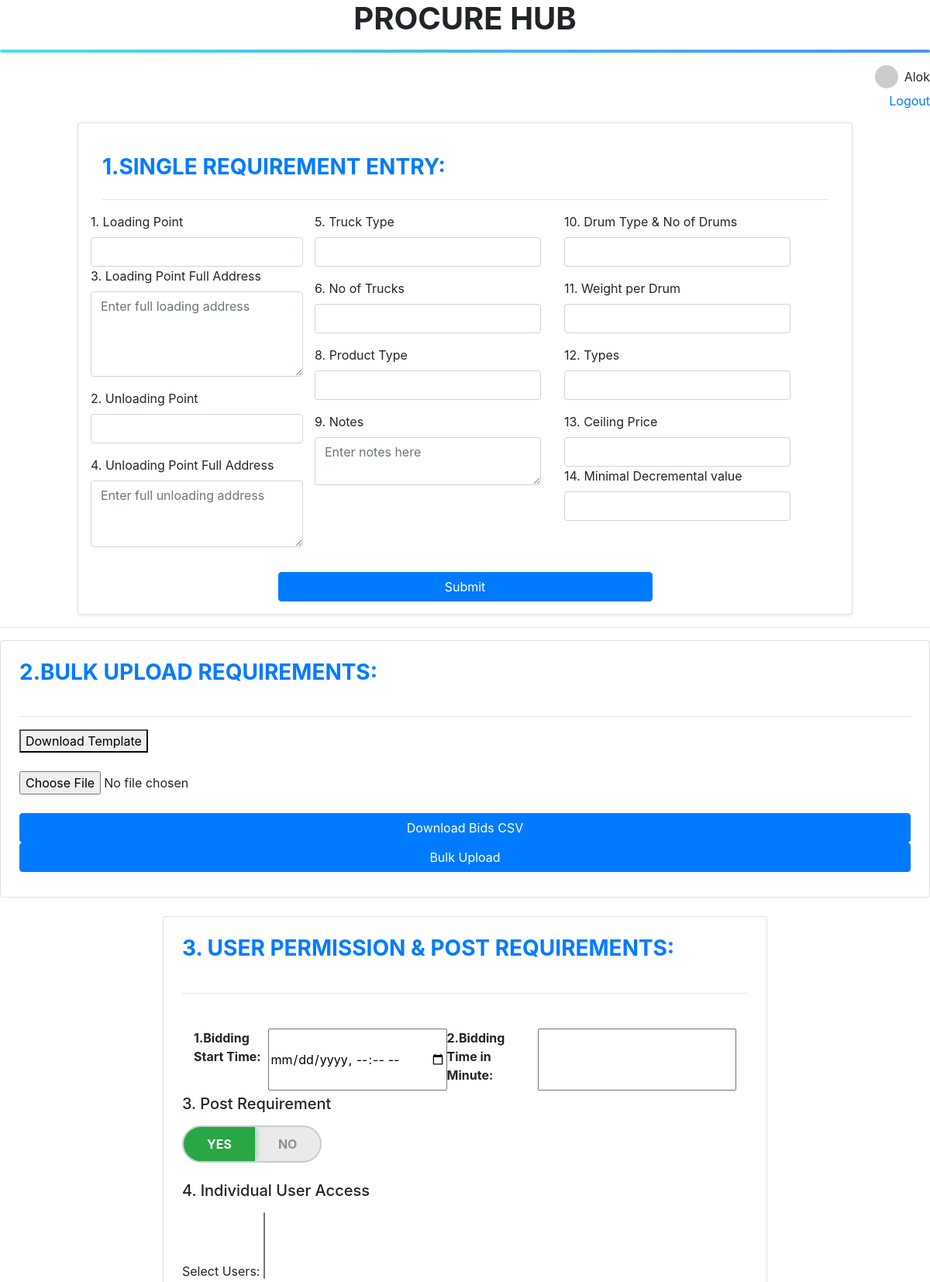
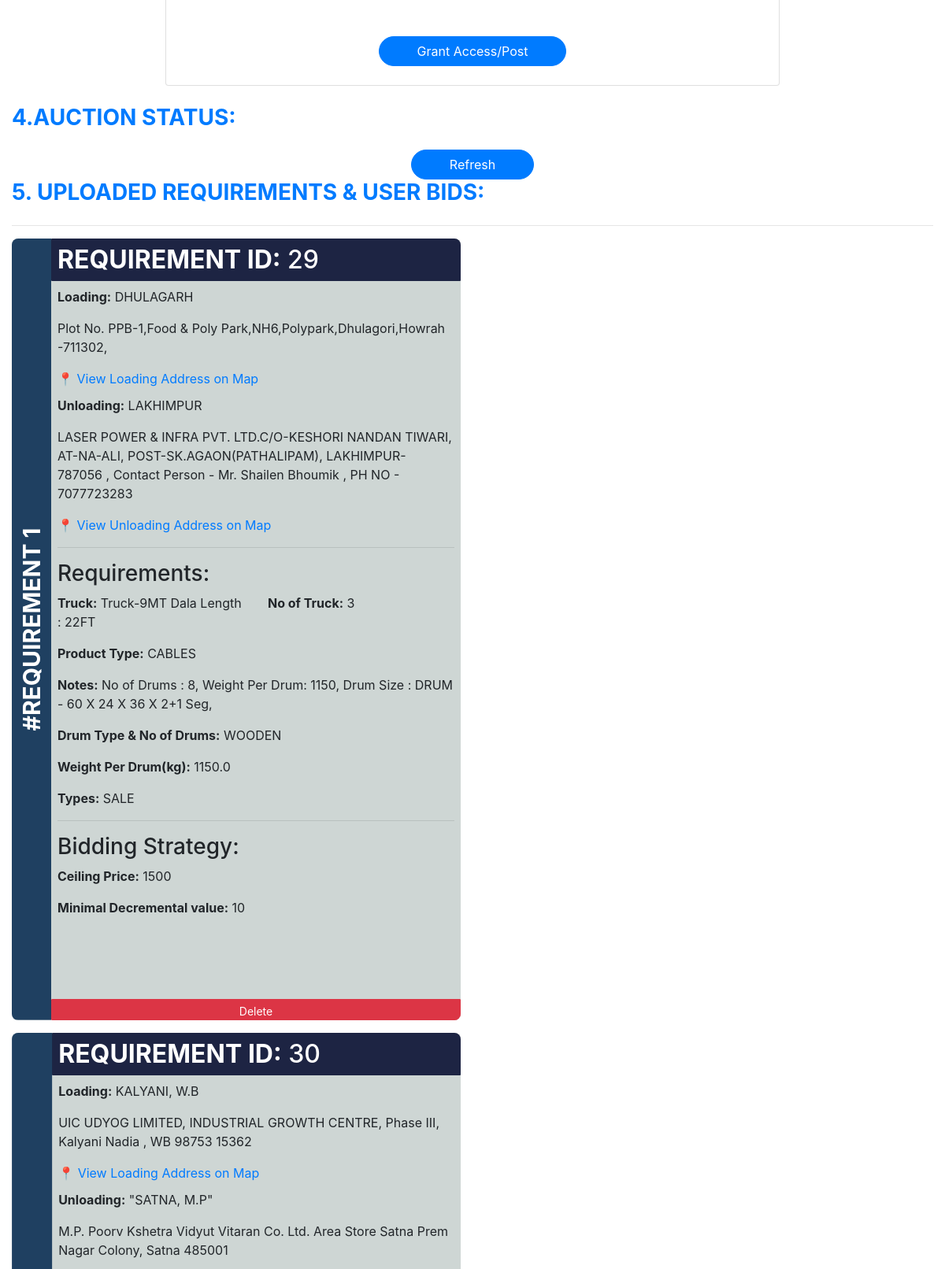
The app's page / (signed in, upper part) with its own data (2 pictures, top to bottom).
### myapp/models.py (models this page shows, shortened)
class Requirements(models.Model):
    loading_point=models.CharField(max_length=100,null=True,blank=True)
    unloading_point=models.CharField(max_length=100,null=True,blank=True)
    loading_point_full_address=models.TextField(null=True,blank=True)
    unloading_point_full_address=models.TextField(null=True,blank=True)
    product = models.CharField(max_length=100,null=True,blank=True)
    truck_type=models.CharField(max_length=100,null=True,blank=True)
    no_of_trucks=models.IntegerField(null=True,blank=True)
    notes=models.TextField(null=True,blank=True)
    drum_type_no_of_drums=models.CharField(max_length=100,null=True,blank=True)
    weight_per_drum=models.FloatField(null=True,blank=True)
    types=models.CharField(max_length=100,null=True,blank=True)
    cel_price = models.IntegerField(null=True, blank=True)
    min_dec_val = models.IntegerField(null=True, blank=True)

### myapp/views.py (the view)
# urls.py: path('', views.index, name='index'),             # Dashboard or redirect to login
def index(request):
    if request.user.is_authenticated:
        if request.user.is_superuser:
            requirements = Requirements.objects.all()
            return render(request, "myapp/admin_dashboard.html", {"requirements": requirements})
        elif request.user.is_staff:
            return render(request, "myapp/staff_dashboard.html")
        else:
            return render(request, 'myapp/index.html')
    return redirect('login')  # Otherwise show login

### myapp/templates/myapp/admin_dashboard.html (shortened to what this page needs)
<!DOCTYPE html>
<html lang="en">
<head>
<link rel="stylesheet" href="https://cdn.jsdelivr.net/npm/bootstrap@4.6.2/dist/css/bootstrap.min.css">
<link rel="stylesheet" href="https://cdn.jsdelivr.net/npm/bootstrap-select@1.13.18/dist/css/bootstrap-select.min.css">
</head>
<body>
<h1 style="text-align:center"><strong>PROCURE HUB</strong></h1>
<hr class="gradient-hr">
<div class="d-flex justify-content-end align-items-center mb-1">
    <img src="https://ui-avatars.com/api/?name={{ user.username }}&background=random&color=fff"
         alt="{{ user.username }}"
         class="rounded-circle"
         width="30" height="30">
    <p class="ml-2 mb-0">{{ user.username }}</p>
</div>
<div class="d-flex justify-content-end mb-3">
    <a href="{% url 'logout' %}" >Logout</a>
</div>
<link href="https://cdn.jsdelivr.net/npm/bootstrap@4.6.2/dist/css/bootstrap.min.css" rel="stylesheet">
<form  class="col-10 mx-auto card p-3 shadow-sm" id="requisition-update" method="POST" action="{% url 'requirements' %}">
    <div class="container-fluid mt-4">
         <h3 class="mb-4 text-primary font-weight-bold">1.SINGLE REQUIREMENT ENTRY:</h3>
                <hr>
        <div class="row">
                <div  class="form-group">
                    <div class="form-group">
                    <label for="loading_point">1. Loading Point</label>
                    <input type="text" class="form-control" name="loading_point" id="loading_point" required>
                         <label for="loading_point_full_address">3. Loading Point Full Address</label>
                    <textarea class="form-control" name="loading_point_full_address" id="loading_point_full_address" rows="4" placeholder="Enter full loading address" required></textarea>
                </div>
                            <div class="form-group">
                                <label for="unloading_point">2. Unloading Point</label>
                                <input type="text" class="form-control" name="unloading_point" id="unloading_point" required>
                            </div>
                <div class="form-group">
                    <label for="unloading_point_full_address">4. Unloading Point Full Address</label>
                    <textarea class="form-control" name="unloading_point_full_address" id="unloading_point_full_address" rows="3.5" placeholder="Enter full unloading address" required></textarea>
                </div>
            </div>
            <div class="col-md-4 mb-4">
                <div class="form-group">
                    <label for="truck_type">5. Truck Type</label>
                    <input type="text" class="form-control" name="truck_type" required>
                </div>
                <div class="form-group">
                    <label for="no_of_trucks">6. No of Trucks</label>
                    <input type="number" class="form-control" name="no_of_trucks" required>
                </div>
                <div class="form-group">
                    <label for="product">8. Product Type</label>
                    <input type="text" class="form-control" name="product" required>
                </div>
                 <div class="form-group">
                    <label for="notes">9. Notes</label>
                    <textarea class="form-control" name="notes" id="notes" rows="2" placeholder="Enter notes here"></textarea>
                </div>
            </div>
            <div class="col-md-4 mb-4">
                <div class="form-group">
                    <label for="drum_type_no_of_drums">10. Drum Type & No of Drums</label>
                    <input type="text" class="form-control" name="drum_type_no_of_drums" required>
                </div>
                <div class="form-group">
                    <label for="weight_per_drum">11. Weight per Drum</label>
                    <input type="text" class="form-control" name="weight_per_drum">
                </div>
                <div class="form-group">
                    <label for="types">12. Types</label>
                    <input type="text" class="form-control" name="types">
                </div>
                <div class="form-group mb-0">
                    <label for="cel_price">13. Ceiling Price</label>
                    <input type="number" class="form-control" name="cel_price">
                </div>
                 <div class="form-group mb-0">
                    <label for="min_dec_val">14. Minimal Decremental value </label>
                    <input type="number" class="form-control" name="min_dec_val">
                </div>
            </div>
        </div>
    </div>
     <div class="d-flex justify-content-center">
    <button style="width: 50%;" id="requisition-btn" type="submit" class="btn btn-primary px-5">Submit</button>
</div>
</form>
<hr>
<div class=" card p-4 mt-2 mx-auto border-1">
<h3 class="mb-4 text-primary font-weight-bold">2.BULK UPLOAD REQUIREMENTS:</h3>
    <hr>
    <a href="{% url 'download_template' %}">
        <button type="button">Download Template</button>
    </a>
<input type="file" id="bulk-file" accept=".csv, .xlsx">
<a href="{% url 'download_requirements' %}" class="btn btn-primary">
    Download Bids CSV
</a>
<button id="bulk-upload-btn" class="btn btn-primary w-100 mb-2">Bulk Upload</button>
</div>
<div class="container-fluid mt-4 mb-4">
    <form class=" col-8 card p-4 mx-auto border-2  .bg-primary.bg-gradient" method="POST" action="{% url 'admin_dashboard' %}">
        <h3 class="mb-4 text-primary font-weight-bold">3. USER PERMISSION & POST REQUIREMENTS:</h3>
        <hr>
        <div class="container mt-4">
         <label for="start_time"><strong>1.Bidding Start Time:</strong> </label>
       <input type="datetime-local" name="start_time" id="start_time" required>
          <label for="minute"> <strong> 2.Bidding Time in Minute:</strong> </label>
       <input type="number" name="minute" id="minute" required>
        </div>
       <h5 class="mb-3">3. Post Requirement</h5>
        <div class="access-toggle mb-4">
            <button type="button" class="toggle-btn yes active" data-value="yes">YES</button>
            <button type="button" class="toggle-btn no" data-value="no">NO</button>
        </div>
        <h5 class="mb-3">4. Individual User Access</h5>
        <div class="form-group">
            <label for="user">Select Users:</label>
            <select id="userDropdown" name="user" multiple class="selectpicker"
                    data-live-search="true" data-actions-box="true">
            </select>
        </div>
        <div class="d-flex justify-content-center mt-4">
            <button class="btn btn-primary px-5" type="submit" style="border-radius: 30px;">
                Grant Access/Post
            </button>
        </div>
    </form>
</div>
<link href="https://cdn.jsdelivr.net/npm/bootstrap@4.6.2/dist/css/bootstrap.min.css" rel="stylesheet">
<div class="container-fluid mt-1">
 <h3 class="mb-4 text-primary font-weight-bold">4.AUCTION STATUS:</h3>
<div id="refresh-container" style="text-align:center;">
     <div class="d-flex justify-content-center mt-4">
            <button onclick="window.location.reload();" class="btn btn-primary px-5"  style="border-radius: 30px;">
               Refresh
            </button>
        </div>
</div>
        <h3 class="mb-4 text-primary font-weight-bold">5. UPLOADED REQUIREMENTS & USER BIDS:</h3>
    <hr>
    {% for requirement in requirements %}
    <div class="row mb-3 align-items-stretch">
        <div class="col-md-6">
            <div class="requirement-card h-100"
                 style="display: flex; background-color: #CED6D4; border-radius: 8px; overflow: hidden;">
                <div class="vertical-label">
                    <span>#REQUIREMENT {{ forloop.counter }}</span>
                </div>
                <div class="p-0 d-flex flex-column" style="flex: 1 1 auto; padding-bottom: 0; padding-top: 0;">
                <div style="background-color: #1d2443; color: white; border-radius: 1px; margin-top: 0; padding: 0.5rem;">
                    <h2 style="margin: 0;"><strong>REQUIREMENT ID:</strong> {{ requirement.id }}</h2>
                </div>
                    <div class="p-2">
                                <p style="background-color: {% if not requirement.loading_point %}#EFADF0{% else %}transparent{% endif %};">
                                    <strong>Loading:</strong> {{ requirement.loading_point }}
                                </p>
                                 <p><strong></strong> {{ requirement.loading_point_full_address }}</p>
                                <a href="https://www.google.com/maps/search/?api=1&query={{ requirement.loading_point_full_address|urlencode }}" target="_blank">
                                    📍 View Loading Address on Map
                                </a>
                                <p style="background-color: {% if not requirement.unloading_point %}#EFADF0{% else %}transparent{% endif %};
                                      padding-top: 10px;">
                                      <strong>Unloading:</strong> {{ requirement.unloading_point }}
                                </p>
            <p><strong></strong> {{ requirement.unloading_point_full_address }}</p>
                <a href="https://www.google.com/maps/search/?api=1&query={{ requirement.unloading_point_full_address|urlencode }}" target="_blank">
                    📍 View Unloading Address on Map
                </a>
                        <hr>
                        <h3> Requirements:</h3>
                        <div class="row">
                            <div class="col md-8">
                                <p style="background-color: {% if not requirement.truck_type %}#EFADF0{% else %}transparent{% endif %};">
                                    <strong>Truck:</strong> {{ requirement.truck_type }}
                                </p>
                            </div>
                                <div class="col md-4">
                                    <p style="background-color: {% if not requirement.no_of_trucks %}#EFADF0{% else %}transparent{% endif %};">
                                        <strong>No of Truck:</strong> {{ requirement.no_of_trucks }}
                                    </p>
                                </div>
                        </div>
            <p><strong>Product Type:</strong> {{ requirement.product }}</p>
             <p style="background-color: {% if not requirement.notes %}#EFADF0{% else %}transparent{% endif %};">
                <strong>Notes:</strong> {{ requirement.notes }}
            </p>
            <p><strong>Drum Type & No of Drums:</strong> {{ requirement.drum_type_no_of_drums }}</p>
            <p><strong>Weight Per Drum(kg):</strong> {{ requirement.weight_per_drum }}</p>
            <p><strong>Types:</strong> {{ requirement.types }}</p>
                      <hr>
            <h3> Bidding Strategy:</h3>
            <p><strong>Ceiling Price:</strong> {{ requirement.cel_price }}</p>
            <p><strong>Minimal Decremental value:</strong> {{ requirement.min_dec_val }}</p>
                        </div>
                    <button style="width: 100%; margin-top: auto; border-radius: 1px; margin-bottom: 0; padding-bottom: 0;"
        onclick="delReq({{ requirement.id }})"
        class="btn btn-sm btn-danger">Delete</button>
                </div>
            </div>
          <button
    id="delAllReq"
    onclick="delReq('delAll')"
    class="btn btn-danger btn-lg"
    style="width: 100%; margin-top: 1rem;">
        </button>
        </div>
        <div class="col-md-6">
        </div>
    </div>
    {% endfor %}
</div>
</body>
</html>

### myapp/templates/myapp/admin_dashboard.html (style rules this page uses)
body { font-family: Arial, sans-serif; }
.container { display: flex; justify-content: space-between; padding: 5px; }
p { margin: 5px 0; }
.requirement-card { display: flex; align-items: stretch; border-radius: 8px; overflow: hidden; margin-bottom: 1rem; }
.vertical-label { writing-mode: vertical-rl; transform: rotate(180deg); background-color: #1f4061; color: white; font-weight: bold; text-align: center; display: flex; align-items: center; justify-content: center; padding: 0 10px; height: 100%; min-width: 50px; font-size: 30px; }
.access-toggle { display: flex; border-radius: 50px; overflow: hidden; border: 2px solid #ccc; background: #eaeaea; width: fit-content; }
.toggle-btn { flex: 1; padding: 10px 30px; border: none; background: transparent; color: #555; font-weight: bold; font-size: 16px; cursor: pointer; transition: all 0.3s ease; }
.toggle-btn.active.yes { background: #28a745; color: white; box-shadow: 0 0 8px rgba(40, 167, 69, 0.6); }
.toggle-btn:not(.active) { opacity: 0.6; }
.gradient-hr { height: 4px; border: none; background: linear-gradient(to right, #4dddf0, #4b93eb); border-radius: 2px; }

### records on screen
Requirements: id "29", loading_point "DHULAGARH", loading_point_full_address "Plot No. PPB-1,Food & Poly Park,NH6,Polypark,Dhulagori,Howrah -711302,", unloading_point "LAKHIMPUR", unloading_point_full_address "LASER POWER & INFRA PVT. LTD.C/O-KESHORI NANDAN TIWARI, AT-NA-ALI, POST-SK.AGAON(PATHALIPAM), LAKHIMPUR- 787056 , Contact Person - Mr. Shailen Bhoumik , PH NO - 7077723283", truck_type "Truck-9MT Dala Length : 22FT", no_of_trucks "3", product "CABLES", notes "No of Drums : 8, Weight Per Drum: 1150, Drum Size : DRUM - 60 X 24 X 36 X 2+1 Seg,", drum_type_no_of_drums "WOODEN", weight_per_drum "1150.0", types "SALE", cel_price "1500", min_dec_val "10"
Requirements: id "30", loading_point "KALYANI, W.B", loading_point_full_address "UIC UDYOG LIMITED, INDUSTRIAL GROWTH CENTRE, Phase III, Kalyani Nadia , WB 98753 15362", unloading_point "\"SATNA, M.P\"", unloading_point_full_address "M.P. Poorv Kshetra Vidyut Vitaran Co. Ltd. Area Store Satna Prem Nagar Colony, Satna 485001"

### other values on screen
{{ user.username }} "Alok"
